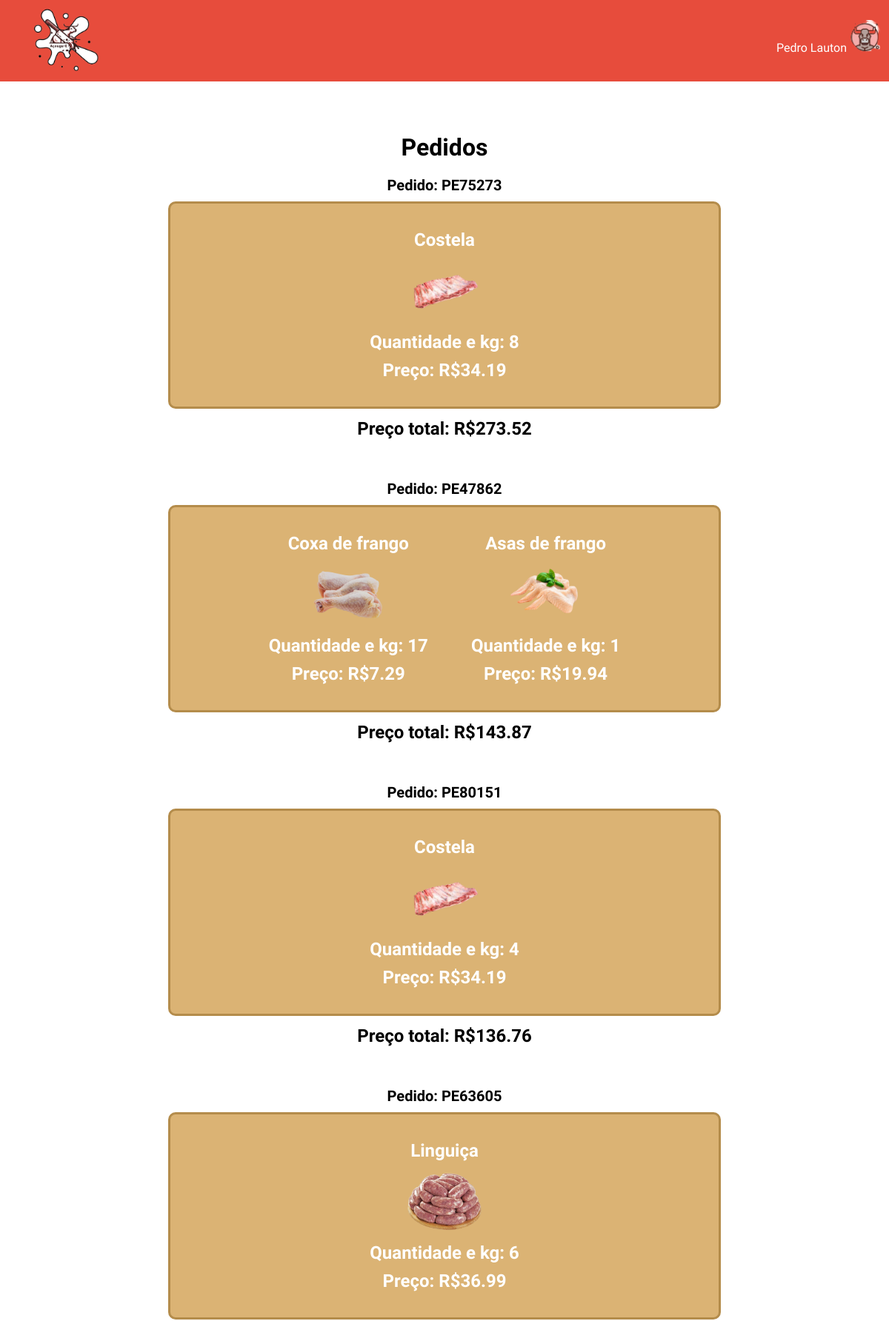
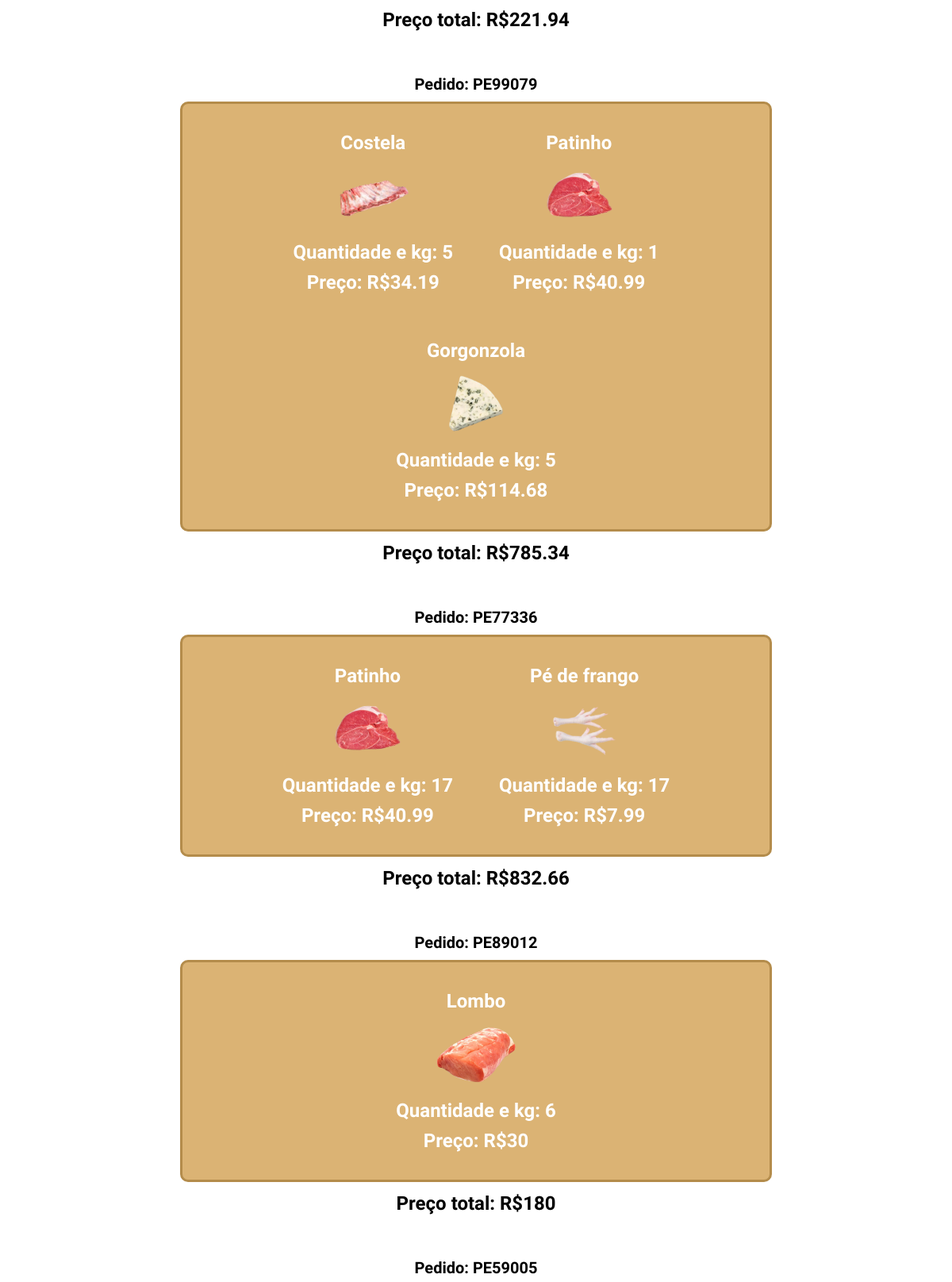
The page /php/php_usuario/pedidos.php (signed in, upper part) on the database its author committed (2 pictures, top to bottom).
### tables this page shows
CREATE TABLE `clientes` (
  `ClienteId` int(11) NOT NULL,
  `Nome` varchar(150) NOT NULL,
  `Email` varchar(100) NOT NULL,
  `Senha` char(64) NOT NULL,
  `Endereco` varchar(300) NOT NULL
);

CREATE TABLE `pedidos` (
  `PedidoId` int(11) NOT NULL,
  `ClienteId` int(11) NOT NULL,
  `CodigoPedido` varchar(50) NOT NULL
);

CREATE TABLE `itens_pedido` (
  `ItemPedidoId` int(11) NOT NULL,
  `PedidoId` int(11) NOT NULL,
  `ProdutoId` int(11) NOT NULL,
  `Nome` varchar(20) NOT NULL,
  `Imagem` varchar(20) NOT NULL,
  `Quantidade` int(99) NOT NULL,
  `Preco` float NOT NULL,
  `Total` float NOT NULL,
  `CodigoPedido` varchar(50) NOT NULL
);

### includes/Usuario.class.php (called while the page is built, shortened)
<?php
class Usuario {
    public function logged($id, $tipoUsuario)
    {
        global $pdo;
        $tabela = ($tipoUsuario == 'cliente') ? 'clientes' : 'administradores';
        $colunaId = ($tipoUsuario == 'cliente') ? 'ClienteId' : 'AdmId';
        $sql = "SELECT Nome FROM $tabela WHERE $colunaId = :id";
        $stmt = $pdo->prepare($sql);
        $stmt->bindValue(":id", $id);
        $stmt->execute();
        return $stmt->fetch(PDO::FETCH_ASSOC);
    }
}
?>

### includes/verifica.php (called while the page is built)
<?php
require 'config.php';
if (isset($_SESSION['tipo_usuario']) && !empty($_SESSION['tipo_usuario'])) {
    require_once 'Usuario.class.php';
    $u = new Usuario();
    if ($_SESSION['tipo_usuario'] == 'cliente') {
        if (isset($_SESSION['idcli']) && !empty($_SESSION['idcli'])) {
            $listLogged = $u->logged($_SESSION['idcli'], $_SESSION['tipo_usuario']);
            $nomeUsu = isset($listLogged['Nome']) ? $listLogged['Nome'] : null;
        } else {
            header("Location: login.php");
            exit();
        }
    } elseif ($_SESSION['tipo_usuario'] == 'administrador') {
        $listAdmin = $u->logged($_SESSION['id_admin'], $_SESSION['tipo_usuario']);
        $nomeUsu = is_array($listAdmin) ? $listAdmin['Nome'] : null;
    } else {
        header("Location: login.php");
        exit();
    }
} else {
    header("Location: ../../php_entrada/login.php");
    exit();
}
?>

### php/php_usuario/pedidos.php (the view, shortened to what this page needs)
<?php
    require '../../includes/verifica.php';
    if (isset($_SESSION['idcli']) && !empty($_SESSION['idcli'])):
    $clienteId = $_SESSION['idcli'];
    $selectPedidos = $pdo->prepare("SELECT * FROM pedidos WHERE ClienteId = ?");
    $selectPedidos->bindParam(1, $clienteId);
    $selectPedidos->execute();
    $pedidos = $selectPedidos->fetchAll(PDO::FETCH_ASSOC);
?>
<!DOCTYPE html>
<html lang="pt-br">
<head>
    <link rel="stylesheet" href="../../style/css_usuario/css-pedidos.css">
</head>
<body>
    <?php include_once "nav_usuario.php"; ?>
    <main>
        <div class="container">
            <h1 id="titulo_carrinho">Pedidos</h1>
            <?php
                if (!empty($pedidos)):
                    foreach ($pedidos as $pedido):
                        $codigoPedido = $pedido['CodigoPedido'];
                        $selectItens = $pdo->prepare("SELECT * FROM itens_pedido WHERE CodigoPedido = ?");
                        $selectItens->bindParam(1, $codigoPedido);
                        $selectItens->execute();
                        $itensPedido = $selectItens->fetchAll(PDO::FETCH_ASSOC);
            ?>
            <span class="codigo-pedido"><b>Pedido: <?= $codigoPedido ?></b></span>
                <ul class="container produtos">
                    <li class="container produtos cartao">
                        <?php
                            if (!empty($itensPedido)):
                                $totalpedido = 0;
                                foreach ($itensPedido as $item):
                                $totalpedido += $item["Preco"] * $item['Quantidade'];
                        ?>
                        <div>
                            <div class="exibir_pedidos">
                                <h2><?= $item['Nome'] ?></h2>
                                <img src="../../img/<?= $item['Imagem'] ?>" alt="<?= $item['Nome'] ?>"/>
                                <h2>Quantidade e kg: <?= $item['Quantidade'] ?></h2>
                                <h1>Preço: R$<?= $item['Preco'] ?></h1>
                            </div>
                        </div>
                        <?php endforeach; ?>
                        <?php else: ?>
                            <h2>Sem itens associados a este pedido.</h2>
                        <?php endif; ?>
                    </li>
                    <h2 id="total_pedido">Preço total: R$<?= $totalpedido?></h2>
                </ul>
            <?php endforeach; ?>
            <?php else: ?>
            <h2>Sem pedidos realizados.</h2><br><br>
            <a href="shop.php" class="a_btn">Voltar para Compras</a>
            <?php endif; ?>
        </div>
    </main>
    <?php include_once "footer_usuario.php"; ?>
</body>
</html>
<?php
    else:
        header("Location: ../../index.php");
        exit();
    endif;
?>

### php/php_usuario/nav_usuario.php (shortened to what this page needs)
<!DOCTYPE html>
<html lang="pt-br">
<head>
    <link rel="stylesheet" href="../../style/css_usuario/css-nav_usuario.css">
</head>
<body>
    <nav>
        <div class="nav">
            <a href="../../index.php"><img src="../../img/logo.png" alt="Logo Açougu-E"></a>
            <p id="nav_usuario"><?php echo $nomeUsu; ?><img src="../../img/logo_usuario.png" alt="Logo usuário" id="nav_menu_li_img"></p>
        </div>
    </nav>
<body>
</html>

### style/css_usuario/css-pedidos.css (style rules this page uses)
* { margin: 0; padding: 0; }
body { font-family: 'Playpen Sans', sans-serif; box-sizing: border-box; width: 100%; height: 100%; }
main { padding-top: 100px; text-align: center; display: flex; justify-content: center; align-items: center; }
#titulo_carrinho { padding: 20px; font-size: 32px; }
.container { padding: 10px; margin-bottom: 40px; }
.container .produtos { list-style-type: none; margin: 10px 10px; padding: 0; display: flex; flex-direction: column; flex-wrap: wrap; gap: 8px; justify-content: center; }
.container .produtos .cartao { margin: auto; background-color: #DBB374; width: 60vw; height: auto; padding: 10px; display: flex; flex-direction: row; align-items: center; transition: 0.2s ease-in-out; border-style: solid; border-color: #b48c4b; bottom: 0; border-radius: 10px; color: white; }
span { color: black; font-size: 20px; padding: 40px; }
.container img { width: 100px; height: 100px; }
h1, h2 { font-size: 24px; padding: 5px; }
#total_pedido { margin-bottom: 40px; }
.exibir_pedidos { display: flex; flex-direction: column; flex-wrap: wrap; align-items: center; padding: 20px; }

### style/css_usuario/css-nav_usuario.css (style rules this page uses)
* { margin: 0; padding: 0; }
body { font-family: 'Playpen Sans', sans-serif; box-sizing: border-box; width: 100%; height: 100%; }
.nav { display: flex; background-color: #E74C3C; position: fixed; width: 100%; height: 110px; z-index: 1000; }
.nav img { width: 80px; padding: 1vw; margin: 20px 0 0 40px; }
.nav_menu li, #nav_usuario { display: inline-block; text-align: center; padding: 7px; border-bottom: #be5555; border: #be5555; border-width: 2px; border-style: solid; }
.nav li a, #nav_usuario { text-decoration: none; color: white; border: none; }
#nav_menu_li_img { margin: 0; width: 50px; height: auto; display: none; }
#nav_usuario { display: none; cursor: pointer; }
@media screen and (min-width: 768px) { #nav_menu_li_img { display:unset; } }
@media screen and (min-width: 768px) { #nav_usuario { display: unset; margin-left: auto; padding-top: 17px; } }
@media screen and (min-width: 768px) { .nav img { width: 100px; margin: auto; padding: 0; padding-top: 10px; margin-left: 40px; margin-bottom: 10px; } }

### style/css_usuario/css-footer_usuario.css (style rules this page uses)
body { font-family: 'Playpen Sans', sans-serif; box-sizing: border-box; width: 100%; min-height: 100vh; margin: 0; display: flex; flex-direction: column; }
main { flex: 1; padding-top: 150px; }

### rows shown on the page
clientes: Nome "Pedro Lauton"
pedidos: CodigoPedido "PE75273", totalpedido "273.52"
itens_pedido: Nome "Costela", Imagem (picture), Quantidade "8", Preco "34.19"
pedidos: CodigoPedido "PE47862", totalpedido "143.87"
itens_pedido: Nome "Coxa de frango", Imagem (picture), Quantidade "17", Preco "7.29"
itens_pedido: Nome "Asas de frango", Imagem (picture), Quantidade "1", Preco "19.94"
pedidos: CodigoPedido "PE80151", totalpedido "136.76"
itens_pedido: Nome "Costela", Imagem (picture), Quantidade "4", Preco "34.19"
pedidos: CodigoPedido "PE63605", totalpedido "221.94"
itens_pedido: Nome "Linguiça", Imagem (picture), Quantidade "6", Preco "36.99"
pedidos: CodigoPedido "PE99079", totalpedido "785.34"
itens_pedido: Nome "Costela", Imagem (picture), Quantidade "5", Preco "34.19"
itens_pedido: Nome "Patinho", Imagem (picture), Quantidade "1", Preco "40.99"
itens_pedido: Nome "Gorgonzola", Imagem (picture), Quantidade "5", Preco "114.68"
pedidos: CodigoPedido "PE77336", totalpedido "832.66"
itens_pedido: Nome "Patinho", Imagem (picture), Quantidade "17", Preco "40.99"
itens_pedido: Nome "Pé de frango", Imagem (picture), Quantidade "17", Preco "7.99"
pedidos: CodigoPedido "PE89012", totalpedido "180"
itens_pedido: Nome "Lombo", Imagem (picture), Quantidade "6", Preco "30"
pedidos: CodigoPedido "PE59005"
